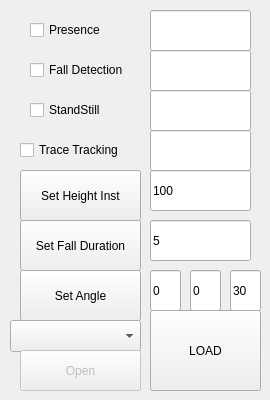
    <widget class="QWidget" name="tab_2">
     <attribute name="title">
      <string>SetR1</string>
     </attribute>
     <widget class="QFrame" name="frame">
      <property name="geometry">
       <rect>
        <x>20</x>
        <y>10</y>
        <width>120</width>
        <height>41</height>
       </rect>
      </property>
      <property name="frameShape">
       <enum>QFrame::NoFrame</enum>
      </property>
      <widget class="QCheckBox" name="cbPresence">
       <property name="geometry">
        <rect>
         <x>10</x>
         <y>10</y>
         <width>86</width>
         <height>20</height>
        </rect>
       </property>
       <property name="text">
        <string>Presence</string>
       </property>
      </widget>
     </widget>
     <widget class="QLineEdit" name="lePresence">
      <property name="geometry">
       <rect>
        <x>150</x>
        <y>10</y>
        <width>101</width>
        <height>41</height>
       </rect>
      </property>
     </widget>
     <widget class="QFrame" name="frameFallDetection">
      <property name="geometry">
       <rect>
        <x>20</x>
        <y>50</y>
        <width>121</width>
        <height>41</height>
       </rect>
      </property>
      <property name="frameShape">
       <enum>QFrame::NoFrame</enum>
      </property>
      <widget class="QCheckBox" name="cbFallDetection">
       <property name="geometry">
        <rect>
         <x>10</x>
         <y>10</y>
         <width>111</width>
         <height>20</height>
        </rect>
       </property>
       <property name="text">
        <string>Fall Detection</string>
       </property>
      </widget>
      <widget class="QFrame" name="frameFallDetection_2">
       <property name="geometry">
        <rect>
         <x>70</x>
         <y>40</y>
         <width>121</width>
         <height>41</height>
        </rect>
       </property>
       <property name="frameShape">
        <enum>QFrame::NoFrame</enum>
       </property>
      </widget>
     </widget>
     <widget class="QLineEdit" name="leFallDetection">
      <property name="geometry">
       <rect>
        <x>150</x>
        <y>50</y>
        <width>101</width>
        <height>41</height>
       </rect>
      </property>
     </widget>
     <widget class="QFrame" name="frame_2">
      <property name="geometry">
       <rect>
        <x>20</x>
        <y>90</y>
        <width>120</width>
        <height>41</height>
       </rect>
      </property>
      <property name="frameShape">
       <enum>QFrame::NoFrame</enum>
      </property>
      <widget class="QCheckBox" name="cbStandStill">
       <property name="geometry">
        <rect>
         <x>10</x>
         <y>10</y>
         <width>101</width>
         <height>20</height>
        </rect>
       </property>
       <property name="text">
        <string>StandStill</string>
       </property>
      </widget>
      <widget class="QFrame" name="frame_3">
       <property name="geometry">
        <rect>
         <x>60</x>
         <y>40</y>
         <width>120</width>
         <height>41</height>
        </rect>
       </property>
       <property name="frameShape">
        <enum>QFrame::NoFrame</enum>
       </property>
       <widget class="QCheckBox" name="cbStandStill_2">
        <property name="geometry">
         <rect>
          <x>10</x>
          <y>10</y>
          <width>101</width>
          <height>20</height>
         </rect>
        </property>
        <property name="text">
         <string>StandStill</string>
        </property>
       </widget>
      </widget>
     </widget>
     <widget class="QLineEdit" name="leGetStandStill">
      <property name="geometry">
       <rect>
        <x>150</x>
        <y>90</y>
        <width>101</width>
        <height>41</height>
       </rect>
      </property>
     </widget>
     <widget class="QPushButton" name="btnSetHeight">
      <property name="geometry">
       <rect>
        <x>20</x>
        <y>170</y>
        <width>121</width>
        <height>51</height>
       </rect>
      </property>
      <property name="text">
       <string>Set Height Inst</string>
      </property>
     </widget>
     <widget class="QLineEdit" name="leSetHeight">
      <property name="geometry">
       <rect>
        <x>150</x>
        <y>170</y>
        <width>101</width>
        <height>41</height>
       </rect>
      </property>
      <property name="text">
       <string>100</string>
      </property>
     </widget>
     <widget class="QLineEdit" name="leSetFallDuration">
      <property name="geometry">
       <rect>
        <x>150</x>
        <y>220</y>
        <width>101</width>
        <height>41</height>
       </rect>
      </property>
      <property name="text">
       <string>5</string>
      </property>
     </widget>
     <widget class="QPushButton" name="btnSetFallDuration">
      <property name="geometry">
       <rect>
        <x>20</x>
        <y>220</y>
        <width>121</width>
        <height>51</height>
       </rect>
      </property>
      <property name="text">
       <string>Set Fall Duration</string>
      </property>
     </widget>
     <widget class="QPushButton" name="btnSetAngle">
      <property name="geometry">
       <rect>
        <x>20</x>
        <y>270</y>
        <width>121</width>
        <height>51</height>
       </rect>
      </property>
      <property name="text">
       <string>Set Angle</string>
      </property>
     </widget>
     <widget class="QLineEdit" name="leAngleX">
      <property name="geometry">
       <rect>
        <x>150</x>
        <y>270</y>
        <width>31</width>
        <height>41</height>
       </rect>
      </property>
      <property name="text">
       <string>0</string>
      </property>
     </widget>
     <widget class="QLineEdit" name="leAngleY">
      <property name="geometry">
       <rect>
        <x>190</x>
        <y>270</y>
        <width>31</width>
        <height>41</height>
       </rect>
      </property>
      <property name="text">
       <string>0</string>
      </property>
     </widget>
     <widget class="QLineEdit" name="leAngleZ">
      <property name="geometry">
       <rect>
        <x>230</x>
        <y>270</y>
        <width>31</width>
        <height>41</height>
       </rect>
      </property>
      <property name="text">
       <string>30</string>
      </property>
     </widget>
     <widget class="QFrame" name="frame_4">
      <property name="geometry">
       <rect>
        <x>20</x>
        <y>130</y>
        <width>121</width>
        <height>41</height>
       </rect>
      </property>
      <property name="frameShape">
       <enum>QFrame::NoFrame</enum>
      </property>
      <widget class="QCheckBox" name="cbTraceTracking">
       <property name="geometry">
        <rect>
         <x>0</x>
         <y>10</y>
         <width>121</width>
         <height>20</height>
        </rect>
       </property>
       <property name="text">
        <string>Trace Tracking</string>
       </property>
      </widget>
     </widget>
     <widget class="QLineEdit" name="leTraceTracking">
      <property name="geometry">
       <rect>
        <x>150</x>
        <y>130</y>
        <width>101</width>
        <height>41</height>
       </rect>
      </property>
     </widget>
     <widget class="QComboBox" name="serialPortInfoListBox">
      <property name="geometry">
       <rect>
        <x>10</x>
        <y>320</y>
        <width>131</width>
        <height>32</height>
       </rect>
      </property>
     </widget>
     <widget class="QPushButton" name="btnOpenSerialPort">
      <property name="enabled">
       <bool>false</bool>
      </property>
      <property name="geometry">
       <rect>
        <x>20</x>
        <y>350</y>
        <width>121</width>
        <height>41</height>
       </rect>
      </property>
      <property name="font">
       <font>
        <family>.AppleSystemUIFont</family>
       </font>
      </property>
      <property name="text">
       <string>Open</string>
      </property>
     </widget>
     <widget class="QPushButton" name="btnLoad">
      <property name="geometry">
       <rect>
        <x>150</x>
        <y>310</y>
        <width>111</width>
        <height>81</height>
       </rect>
      </property>
      <property name="text">
       <string>LOAD</string>
      </property>
     </widget>
    </widget>
